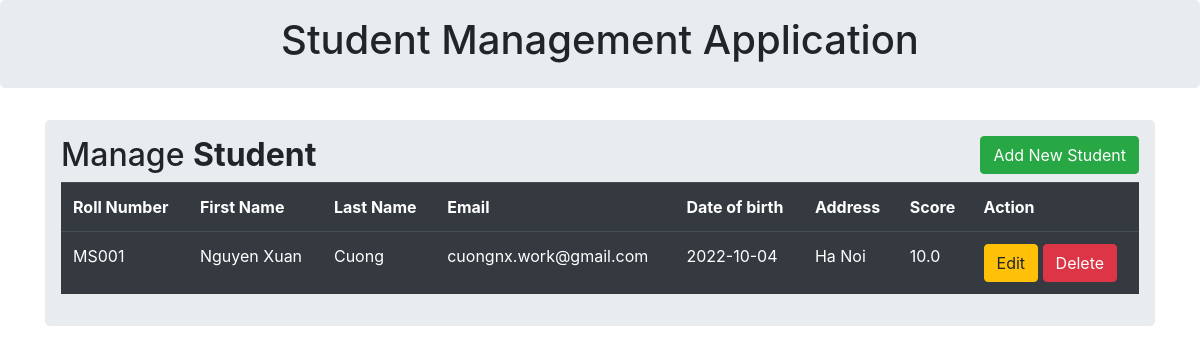
The app's page /, older data.
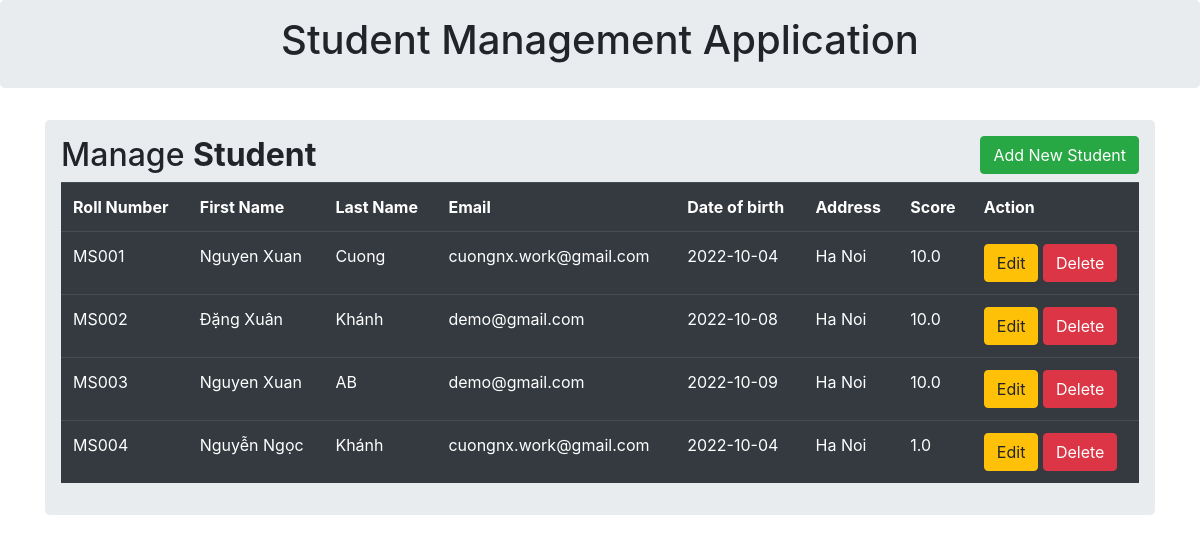
The same page, newer data.
### tables this page shows
CREATE TABLE student (
                                            roll_number text PRIMARY KEY,
                                            first_name text NOT NULL,
                                            last_name text NOT NULL,
                                            email text NOT NULL,
                                            date_of_birth text NOT NULL,
                                            address text NOT NULL,
                                            score real NOT NULL
                                        );

### app.py (the view)
@app.route('/')
def index():
    allData = studentData.getAll()
    return render_template('index.html', students = allData)

### data_access.py (called while the page is built)
    def getAll(self):
        sql_select = """SELECT roll_number, first_name, last_name, email, date_of_birth, address, score FROM student"""
        data = self.conn.cursor().execute(sql_select).fetchall()
        students = []
        for item in data:
            s = Student(item)
            students.append(s)
        return students

### student.py (called while the page is built)
    @property
    def rnumber(self): return self.__rnumber

    @property
    def fname(self): return self.__fname

    @property
    def lname(self): return self.__lname

    @property
    def email(self): return self.__email

    @property
    def dob(self): return self.__dob

    @property
    def address(self): return self.__address

    @property
    def score(self): return self.__score

### templates/index.html (shortened to what this page needs)
{% extends 'base.html' %}
{% block body %}
    <div class="container">
        <div class="row">
            <div class="col-md-12">
                <div class="jumbotron p-3">
                    <h2>Manage <b>Student </b>
                        <button type="button" class="btn btn-success float-right"
                                data-toggle="modal"
                                data-target="#myModal">Add New Student
                        </button>
                    </h2>
                    <table class="table table-hover table-dark">
                        <tr>
                            <th>Roll Number</th>
                            <th>First Name</th>
                            <th>Last Name</th>
                            <th>Email</th>
                            <th>Date of birth</th>
                            <th>Address</th>
                            <th>Score</th>
                            <th>Action</th>
                        </tr>
                        {% for row in students %}
                        <tr>
                            <td>{{row.rnumber}}</td>
                            <td>{{row.fname}}</td>
                            <td>{{row.lname}}</td>
                            <td>{{row.email}}</td>
                            <td>{{row.dob}}</td>
                            <td>{{row.address}}</td>
                            <td>{{row.score}}</td>
                            <td>
                                <a href="/update/{{row.rnumber}}" class="btn btn-warning btn-xs"
                                   data-toggle="modal"
                                   data-target="#modalEdit{{row.rnumber}}">Edit</a>
                                <a href="/delete/{{row.rnumber}}" class="btn btn-danger btn-xs"
                                   onclick="return confirm('Are you sure?')">Delete</a>
                            </td>
                        </tr>
                        {% endfor %}
                    </table>
                </div>
            </div>
        </div>
    </div>
{% endblock %}

Row changes from the older to the newer data that the page shows:
added student: rnumber "MS002", fname "Đặng Xuân", lname "Khánh", email "demo@gmail.com", dob "2022-10-08", address "Ha Noi", score "10.0"
added student: rnumber "MS003", fname "Nguyen Xuan", lname "AB", email "demo@gmail.com", dob "2022-10-09", address "Ha Noi", score "10.0"
added student: rnumber "MS004", fname "Nguyễn Ngọc", lname "Khánh", email "cuongnx.work@gmail.com", dob "2022-10-04", address "Ha Noi", score "1.0"
